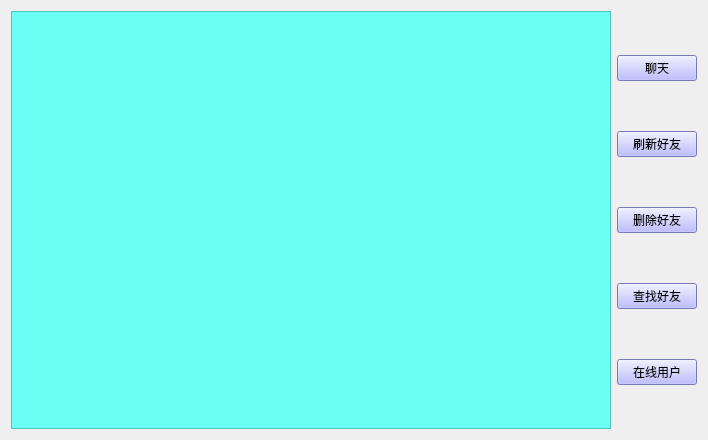
<?xml version="1.0" encoding="UTF-8"?>
<ui version="4.0">
 <class>Friend</class>
 <widget class="QWidget" name="Friend">
  <property name="geometry">
   <rect>
    <x>0</x>
    <y>0</y>
    <width>708</width>
    <height>440</height>
   </rect>
  </property>
  <property name="windowTitle">
   <string>好友</string>
  </property>
  <property name="windowIcon">
   <iconset resource="config.qrc">
    <normaloff>:/friend.png</normaloff>:/friend.png</iconset>
  </property>
  <layout class="QHBoxLayout" name="horizontalLayout_2">
   <item>
    <layout class="QHBoxLayout" name="horizontalLayout">
     <item>
      <widget class="QListWidget" name="listWidget">
       <property name="styleSheet">
        <string notr="true">background-color: qlineargradient(spread:pad, x1:0, y1:0, x2:1, y2:0, stop:0 rgba(0, 0, 0, 255), stop:1 rgba(255, 255, 255, 255));
background-color: rgb(108, 255, 246);</string>
       </property>
      </widget>
     </item>
     <item>
      <layout class="QVBoxLayout" name="verticalLayout">
       <item>
        <widget class="QPushButton" name="chat_PB">
         <property name="styleSheet">
          <string notr="true">background-color: qlineargradient(spread:pad, x1:0, y1:0, x2:1, y2:0, stop:0 rgba(0, 0, 0, 255), stop:1 rgba(255, 255, 255, 255));
background-color: rgb(170, 170, 255);</string>
         </property>
         <property name="text">
          <string>聊天</string>
         </property>
        </widget>
       </item>
       <item>
        <widget class="QPushButton" name="flush_PB">
         <property name="styleSheet">
          <string notr="true">background-color: qlineargradient(spread:pad, x1:0, y1:0, x2:1, y2:0, stop:0 rgba(0, 0, 0, 255), stop:1 rgba(255, 255, 255, 255));
background-color: rgb(170, 170, 255);</string>
         </property>
         <property name="text">
          <string>刷新好友</string>
         </property>
        </widget>
       </item>
       <item>
        <widget class="QPushButton" name="del_PB">
         <property name="styleSheet">
          <string notr="true">background-color: qlineargradient(spread:pad, x1:0, y1:0, x2:1, y2:0, stop:0 rgba(0, 0, 0, 255), stop:1 rgba(255, 255, 255, 255));
background-color: rgb(170, 170, 255);</string>
         </property>
         <property name="text">
          <string>删除好友</string>
         </property>
        </widget>
       </item>
       <item>
        <widget class="QPushButton" name="findUser_PB">
         <property name="styleSheet">
          <string notr="true">background-color: qlineargradient(spread:pad, x1:0, y1:0, x2:1, y2:0, stop:0 rgba(0, 0, 0, 255), stop:1 rgba(255, 255, 255, 255));
background-color: rgb(170, 170, 255);</string>
         </property>
         <property name="text">
          <string>查找好友</string>
         </property>
        </widget>
       </item>
       <item>
        <widget class="QPushButton" name="onlineUser_PB">
         <property name="styleSheet">
          <string notr="true">background-color: qlineargradient(spread:pad, x1:0, y1:0, x2:1, y2:0, stop:0 rgba(0, 0, 0, 255), stop:1 rgba(255, 255, 255, 255));
background-color: rgb(170, 170, 255);</string>
         </property>
         <property name="text">
          <string>在线用户</string>
         </property>
        </widget>
       </item>
      </layout>
     </item>
    </layout>
   </item>
  </layout>
 </widget>
 <resources>
  <include location="config.qrc"/>
 </resources>
 <connections/>
</ui>
